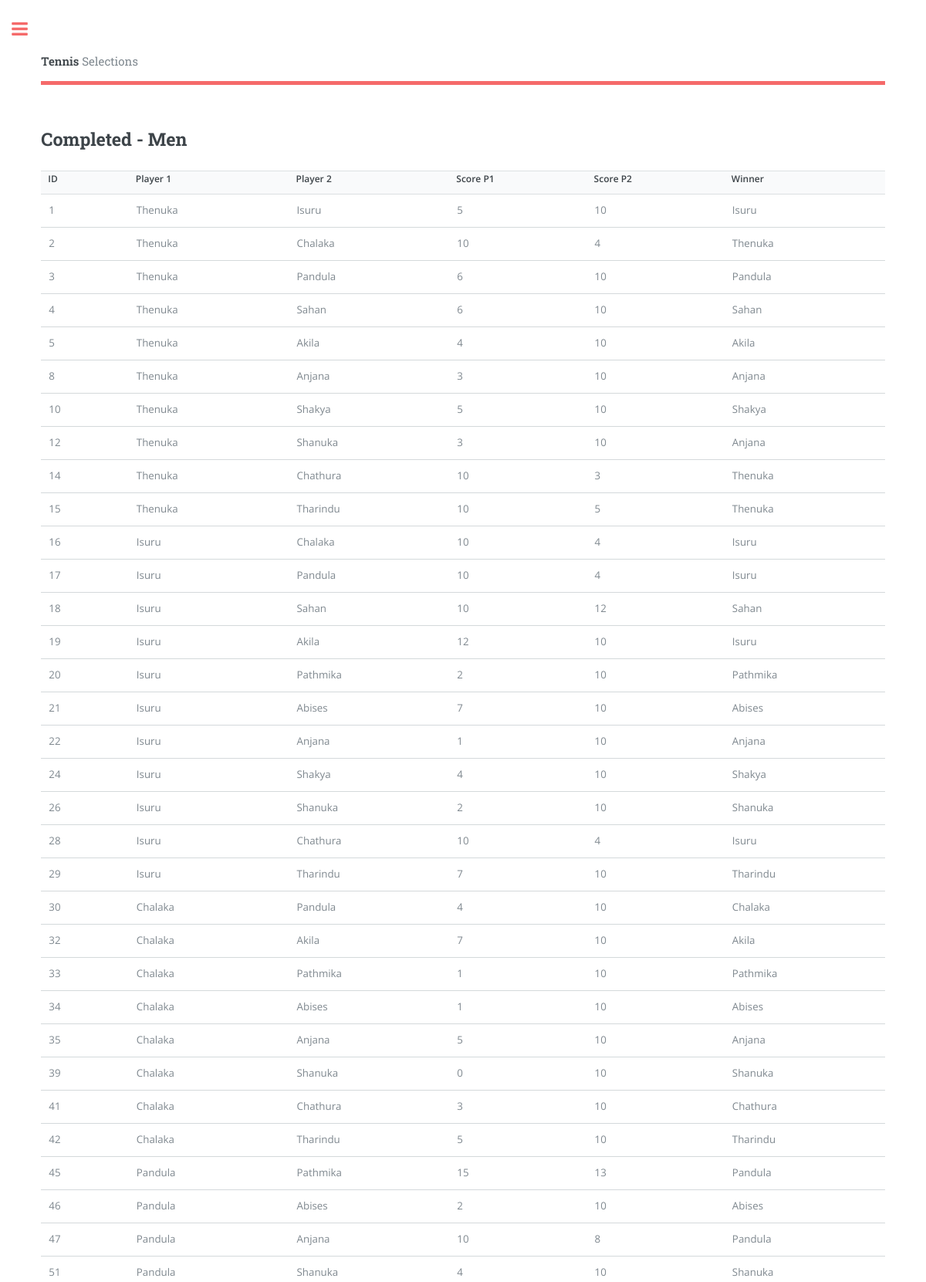
The page /completed_m.php (upper part) on the database its author committed.
### tables this page shows
CREATE TABLE `match_formations` (
  `Match_ID` int(3) NOT NULL,
  `Player_1` varchar(20) DEFAULT NULL,
  `Player_2` varchar(20) DEFAULT NULL,
  `P_1_Score` varchar(3) DEFAULT NULL,
  `P_2_Score` varchar(3) DEFAULT NULL,
  `Winner` varchar(20) DEFAULT NULL
);

### completed_m.php (the view, shortened to what this page needs)
<!DOCTYPE HTML>
<?php
   include ("dbconn.php");
   ?>
<html>
	<head>
		<link rel="stylesheet" href="assets/css/main.css" />
	</head>
	<body class="is-preload">
			<div id="wrapper">
					<div id="main">
						<div class="inner">
								<header id="header">
									<a href="index.php" class="logo"><strong>Tennis</strong> Selections</a>
								</header>
								<section id="banner">
									<div class="content">
										<header>
											<h2>Completed - Men</h2>
										</header>
										<div>
         <?php
            $sql = "SELECT * FROM match_formations WHERE Winner IS NOT NULL";
            $result = $conn->query($sql);
            if($result->num_rows > 0){
            echo "<table>
            <tr>
            <th>ID</th>
            <th>Player 1</th>
            <th>Player 2</th>
            <th>Score P1</th>
            <th>Score P2</th>
            <th>Winner</th>
            </tr>";
            while($row = $result->fetch_assoc()){
            echo "<tr>";
            echo "<td>" . $row['Match_ID'] . "</td>";
            echo "<td>" . $row['Player_1'] . "</td>";
            echo "<td>" . $row['Player_2'] . "</td>";
            echo "<td>" . $row['P_1_Score'] . "</td>";
            echo "<td>" . $row['P_2_Score'] . "</td>";
            echo "<td>" . $row['Winner'] . "</td>";
            echo "<tr>";
            }
            echo "</table>";
            }
            else{
            echo "0 results";
            }
            ?>
      </div>
									</div>
								</section>
						</div>
					</div>
			</div>
	</body>
</html>

### rows shown on the page
match_formations: Match_ID "1", Player_1 "Thenuka", Player_2 "Isuru", P_1_Score "5", P_2_Score "10", Winner "Isuru"
match_formations: Match_ID "2", Player_1 "Thenuka", Player_2 "Chalaka", P_1_Score "10", P_2_Score "4", Winner "Thenuka"
match_formations: Match_ID "3", Player_1 "Thenuka", Player_2 "Pandula", P_1_Score "6", P_2_Score "10", Winner "Pandula"
match_formations: Match_ID "4", Player_1 "Thenuka", Player_2 "Sahan", P_1_Score "6", P_2_Score "10", Winner "Sahan"
match_formations: Match_ID "5", Player_1 "Thenuka", Player_2 "Akila", P_1_Score "4", P_2_Score "10", Winner "Akila"
match_formations: Match_ID "8", Player_1 "Thenuka", Player_2 "Anjana", P_1_Score "3", P_2_Score "10", Winner "Anjana"
match_formations: Match_ID "10", Player_1 "Thenuka", Player_2 "Shakya", P_1_Score "5", P_2_Score "10", Winner "Shakya"
match_formations: Match_ID "12", Player_1 "Thenuka", Player_2 "Shanuka", P_1_Score "3", P_2_Score "10", Winner "Anjana"
match_formations: Match_ID "14", Player_1 "Thenuka", Player_2 "Chathura", P_1_Score "10", P_2_Score "3", Winner "Thenuka"
match_formations: Match_ID "15", Player_1 "Thenuka", Player_2 "Tharindu", P_1_Score "10", P_2_Score "5", Winner "Thenuka"
match_formations: Match_ID "16", Player_1 "Isuru", Player_2 "Chalaka", P_1_Score "10", P_2_Score "4", Winner "Isuru"
match_formations: Match_ID "17", Player_1 "Isuru", Player_2 "Pandula", P_1_Score "10", P_2_Score "4", Winner "Isuru"
match_formations: Match_ID "18", Player_1 "Isuru", Player_2 "Sahan", P_1_Score "10", P_2_Score "12", Winner "Sahan"
match_formations: Match_ID "19", Player_1 "Isuru", Player_2 "Akila", P_1_Score "12", P_2_Score "10", Winner "Isuru"
match_formations: Match_ID "20", Player_1 "Isuru", Player_2 "Pathmika", P_1_Score "2", P_2_Score "10", Winner "Pathmika"
match_formations: Match_ID "21", Player_1 "Isuru", Player_2 "Abises", P_1_Score "7", P_2_Score "10", Winner "Abises"
match_formations: Match_ID "22", Player_1 "Isuru", Player_2 "Anjana", P_1_Score "1", P_2_Score "10", Winner "Anjana"
match_formations: Match_ID "24", Player_1 "Isuru", Player_2 "Shakya", P_1_Score "4", P_2_Score "10", Winner "Shakya"
match_formations: Match_ID "26", Player_1 "Isuru", Player_2 "Shanuka", P_1_Score "2", P_2_Score "10", Winner "Shanuka"
match_formations: Match_ID "28", Player_1 "Isuru", Player_2 "Chathura", P_1_Score "10", P_2_Score "4", Winner "Isuru"
match_formations: Match_ID "29", Player_1 "Isuru", Player_2 "Tharindu", P_1_Score "7", P_2_Score "10", Winner "Tharindu"
match_formations: Match_ID "30", Player_1 "Chalaka", Player_2 "Pandula", P_1_Score "4", P_2_Score "10", Winner "Chalaka"
match_formations: Match_ID "32", Player_1 "Chalaka", Player_2 "Akila", P_1_Score "7", P_2_Score "10", Winner "Akila"
match_formations: Match_ID "33", Player_1 "Chalaka", Player_2 "Pathmika", P_1_Score "1", P_2_Score "10", Winner "Pathmika"
match_formations: Match_ID "34", Player_1 "Chalaka", Player_2 "Abises", P_1_Score "1", P_2_Score "10", Winner "Abises"
match_formations: Match_ID "35", Player_1 "Chalaka", Player_2 "Anjana", P_1_Score "5", P_2_Score "10", Winner "Anjana"
match_formations: Match_ID "39", Player_1 "Chalaka", Player_2 "Shanuka", P_1_Score "0", P_2_Score "10", Winner "Shanuka"
match_formations: Match_ID "41", Player_1 "Chalaka", Player_2 "Chathura", P_1_Score "3", P_2_Score "10", Winner "Chathura"
match_formations: Match_ID "42", Player_1 "Chalaka", Player_2 "Tharindu", P_1_Score "5", P_2_Score "10", Winner "Tharindu"
match_formations: Match_ID "45", Player_1 "Pandula", Player_2 "Pathmika", P_1_Score "15", P_2_Score "13", Winner "Pandula"
match_formations: Match_ID "46", Player_1 "Pandula", Player_2 "Abises", P_1_Score "2", P_2_Score "10", Winner "Abises"
match_formations: Match_ID "47", Player_1 "Pandula", Player_2 "Anjana", P_1_Score "10", P_2_Score "8", Winner "Pandula"
match_formations: Match_ID "51", Player_1 "Pandula", Player_2 "Shanuka", P_1_Score "4", P_2_Score "10", Winner "Shanuka"
